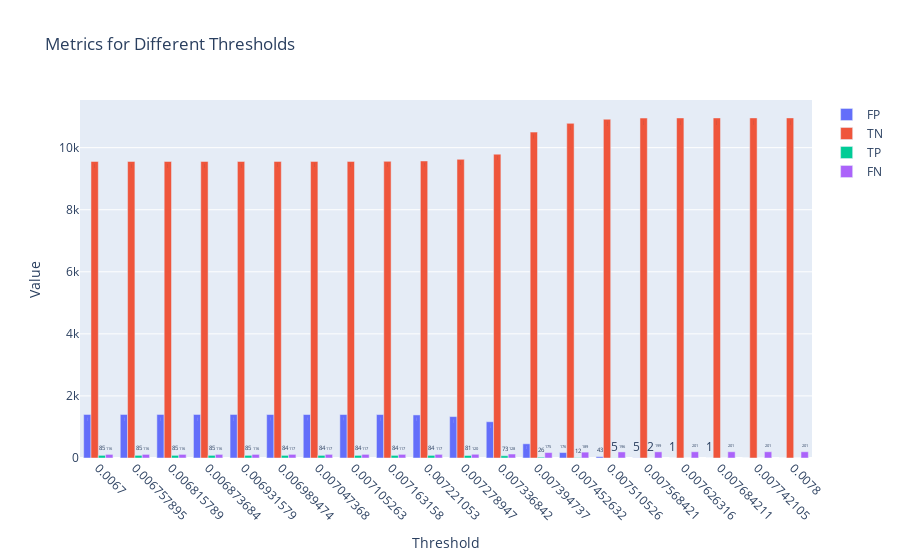

Here is the notebook cell this chart was saved with:
### Code cell
# Sample usage
thresholds = np.linspace(0.01, 0.0001, 10)
csv_dir = "./etc"
lr = 0.001
plot_metrics_vs_thresholds(decoder_real, preds, idx_df, thresholds, csv_dir, lr)
